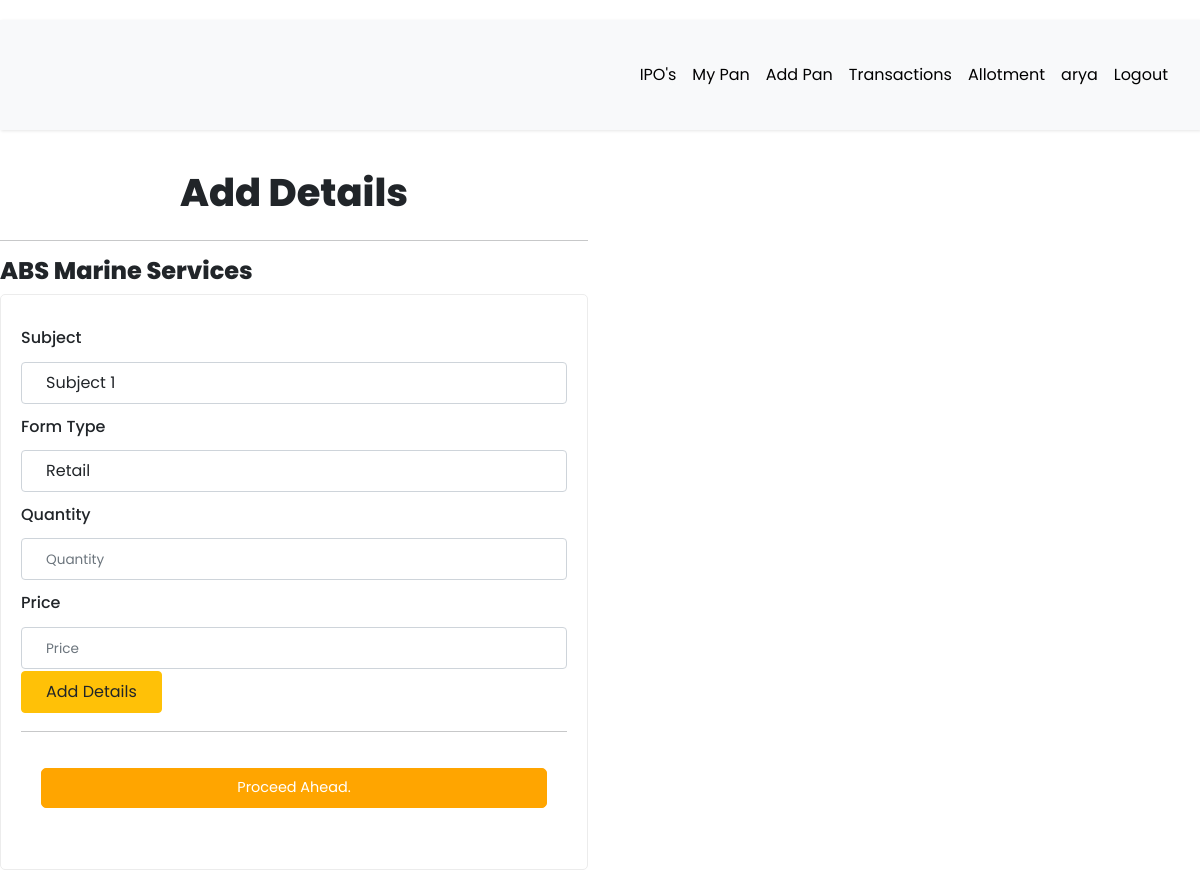
The app's page /add-details/4 (signed in), older data.
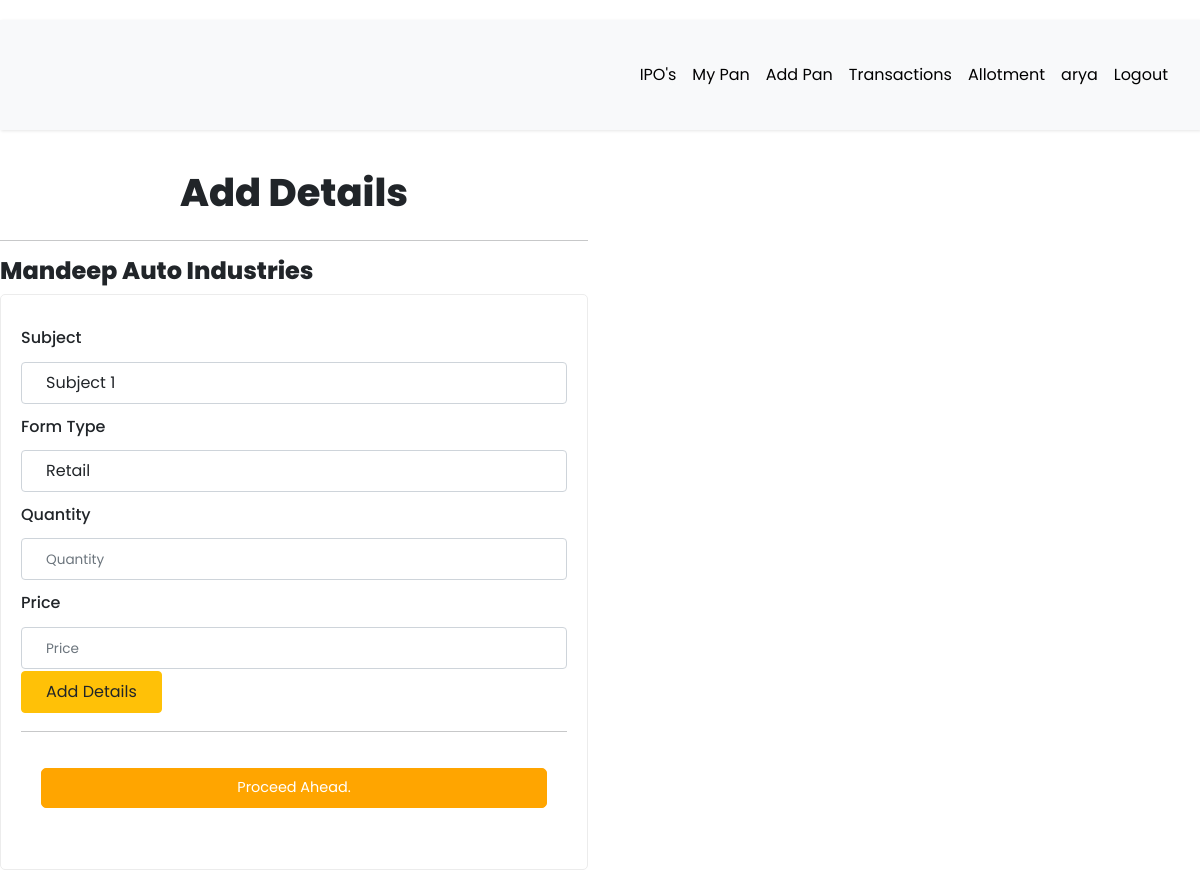
The same page, newer data.
### app/models.py (models this page shows)
class IPO(db.Model):
    __tablename__ = 'ipos'
    id = db.Column(db.Integer, primary_key=True)
    name = db.Column(db.String(255), nullable=False, unique=True, name='uq_ipo_name')
    price = db.Column(db.String(255), nullable=True)
    issue_size = db.Column(db.String(255), nullable=True)
    lot_size = db.Column(db.String(255), nullable=True)
    open_date = db.Column(db.DateTime, nullable=True)
    close_date = db.Column(db.DateTime, nullable=True)
    listing_date = db.Column(db.DateTime, nullable=True)
    listing_at = db.Column(db.String(255), nullable=True)
    status = db.Column(db.String(255), nullable=False)

### app/routes.py (the view, shortened to what this page needs)
@app.route("/add-details/<int:product_id>", methods=["GET", "POST"])
@login_required
def add_details(product_id):
    try:
        if current_user.type == "seller":
            product_name = IPO.query.filter_by(id=product_id).first_or_404()
            if "temp_details" not in session:
                session["temp_details"] = []
            if product_id is None:
                flash("No Product Selected")
                return redirect(url_for("view_product"))
            form = DetailForm()
            return render_template(
                "Details/add_details.html",
                title="Add Details",
                form=form,
                product_name=product_name,
                extra_details=Details.query.filter(
                    Details.id.in_(session["temp_details"])
                ).all(),
            )
        if current_user.type != "seller":
            return flash_message()
    except Exception as e:
        print(f"An error occurred: {str(e)}")

### app/forms.py
class DetailForm(FlaskForm):
    subject = SelectField(
        "Subject",
        choices=[("Subject 1", "Subject 1"), ("Subject 2", "Subject 2")],
        validators=[DataRequired()],
        default="Subject 1",  # Set the default choice
    )
    formtype = SelectField(
        "Form Type",
        choices=[("Retail", "Retail"), ("HNI", "HNI"), ("SHNI", "SHNI")],
        validators=[DataRequired()],
        default="Retail",  # Set the default choice
    )
    price = IntegerField(
        "Price",
        validators=[DataRequired()],
        render_kw={"placeholder": "Price"},
    )
    quantity = IntegerField(
        "Quantity",
        validators=[DataRequired()],
        render_kw={"placeholder": "Quantity"},
    )
    submit = SubmitField("Add Details")

### app/models.py (called while the page is built)
@login.user_loader
def load_user(id):
    return User.query.get(int(id))

    @property
    def is_active(self):
        return self.active

### app/templates/Details/add_details.html (shortened to what this page needs)
{% extends 'base.html' %}
{% import 'bootstrap/wtf.html' as wtf %}
{% block current_user_content %}
<div class="row align-items-center mb-1 gy-1">
  <div class="col-lg-6">
    <h2 class="text-center mb-4">{{ title }}</h2>
    <hr>
    <h4>{{ product_name.name }}</h4>
    <div class="my-form">
      <form method="POST" action="">
        {{ wtf.form_field(form.subject) }}
        {{ wtf.form_field(form.formtype) }}
        {{ wtf.form_field(form.quantity) }}
        {{ wtf.form_field(form.price) }}
        {{ wtf.form_field(form.submit, button_map={"submit":"warning"}) }}
        <hr>
        <ul class="list-unstyled CTAs">
          <li>
            <a href="{{ url_for('all_transaction') }}" class="btn btn-primary">Proceed Ahead.</a>
          </li>
        </ul>
      </form>
    </div>
  </div>
</div>
{% endblock %}

Row changes from the older to the newer data that the page shows:
changed IPO: name "ABS Marine Services" → "Mandeep Auto Industries"
